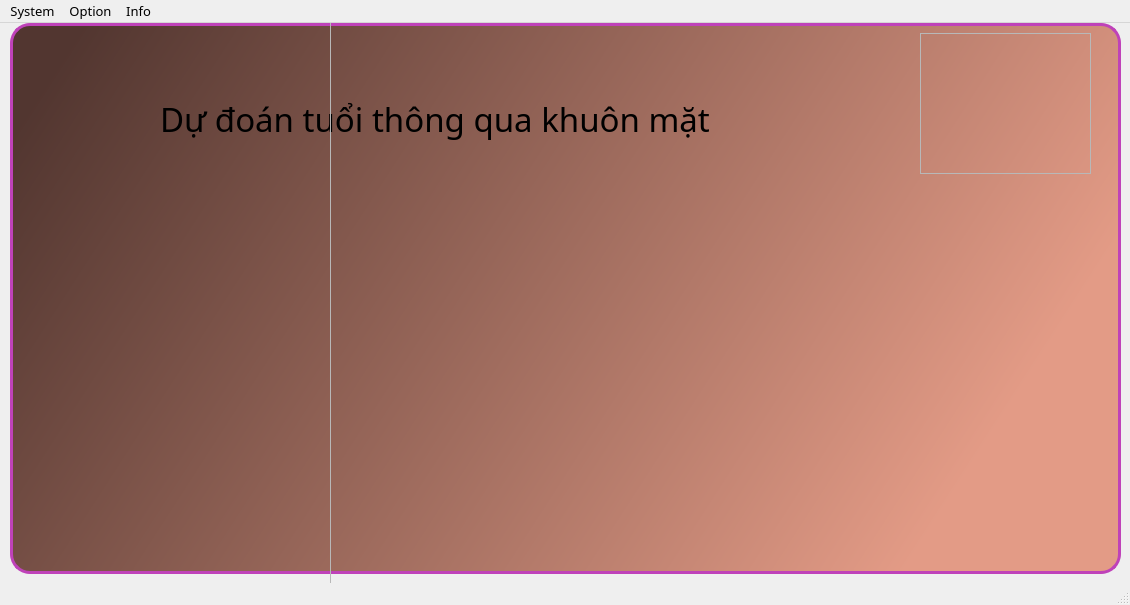
<?xml version="1.0" encoding="UTF-8"?>
<ui version="4.0">
 <class>MainWindow</class>
 <widget class="QMainWindow" name="MainWindow">
  <property name="geometry">
   <rect>
    <x>0</x>
    <y>0</y>
    <width>1130</width>
    <height>605</height>
   </rect>
  </property>
  <property name="minimumSize">
   <size>
    <width>1130</width>
    <height>605</height>
   </size>
  </property>
  <property name="maximumSize">
   <size>
    <width>1130</width>
    <height>605</height>
   </size>
  </property>
  <property name="windowTitle">
   <string>MainWindow</string>
  </property>
  <widget class="QWidget" name="centralwidget">
   <widget class="QFrame" name="BG_Frame">
    <property name="geometry">
     <rect>
      <x>10</x>
      <y>0</y>
      <width>1111</width>
      <height>551</height>
     </rect>
    </property>
    <property name="styleSheet">
     <string notr="true">border: 3px solid rgb(191, 66, 185);
background-color: qlineargradient(spread:pad, x1:0.00497512, y1:0.188, x2:0.965174, y2:0.494, stop:0 rgba(82, 54, 48, 255), stop:1 rgba(227, 155, 134, 255));
border-radius: 20px;</string>
    </property>
    <property name="frameShape">
     <enum>QFrame::StyledPanel</enum>
    </property>
    <property name="frameShadow">
     <enum>QFrame::Raised</enum>
    </property>
    <widget class="QLabel" name="label">
     <property name="geometry">
      <rect>
       <x>150</x>
       <y>20</y>
       <width>731</width>
       <height>151</height>
      </rect>
     </property>
     <property name="font">
      <font>
       <family>MV Boli</family>
       <pointsize>25</pointsize>
       <weight>50</weight>
       <bold>false</bold>
      </font>
     </property>
     <property name="styleSheet">
      <string notr="true">border: none;
background-color: none;</string>
     </property>
     <property name="text">
      <string>Dự đoán tuổi thông qua khuôn mặt</string>
     </property>
    </widget>
   </widget>
   <widget class="QFrame" name="Image_Frame">
    <property name="geometry">
     <rect>
      <x>330</x>
      <y>-270</y>
      <width>911</width>
      <height>1221</height>
     </rect>
    </property>
    <property name="styleSheet">
     <string notr="true">image: url(Image/Image.jpg);</string>
    </property>
    <property name="frameShape">
     <enum>QFrame::StyledPanel</enum>
    </property>
    <property name="frameShadow">
     <enum>QFrame::Raised</enum>
    </property>
    <widget class="QFrame" name="Logo_Frame">
     <property name="geometry">
      <rect>
       <x>590</x>
       <y>280</y>
       <width>171</width>
       <height>141</height>
      </rect>
     </property>
     <property name="styleSheet">
      <string notr="true">image: url(Image/img.jpg);</string>
     </property>
     <property name="frameShape">
      <enum>QFrame::StyledPanel</enum>
     </property>
     <property name="frameShadow">
      <enum>QFrame::Raised</enum>
     </property>
    </widget>
   </widget>
  </widget>
  <widget class="QMenuBar" name="menubar">
   <property name="geometry">
    <rect>
     <x>0</x>
     <y>0</y>
     <width>1130</width>
     <height>28</height>
    </rect>
   </property>
   <property name="font">
    <font>
     <family>MV Boli</family>
     <pointsize>10</pointsize>
    </font>
   </property>
   <widget class="QMenu" name="menuSystem">
    <property name="title">
     <string>System</string>
    </property>
    <addaction name="separator"/>
    <addaction name="actionCamera"/>
    <addaction name="separator"/>
    <addaction name="actionImage"/>
   </widget>
   <widget class="QMenu" name="menuOption">
    <property name="title">
     <string>Option</string>
    </property>
    <addaction name="actionChange_Camera"/>
   </widget>
   <widget class="QMenu" name="menuInfo">
    <property name="title">
     <string>Info</string>
    </property>
    <addaction name="actionAuthor"/>
   </widget>
   <addaction name="menuSystem"/>
   <addaction name="menuOption"/>
   <addaction name="menuInfo"/>
  </widget>
  <widget class="QStatusBar" name="statusbar"/>
  <action name="actionCamera">
   <property name="text">
    <string>Camera</string>
   </property>
   <property name="font">
    <font>
     <family>MV Boli</family>
     <pointsize>10</pointsize>
    </font>
   </property>
   <property name="shortcut">
    <string>Ctrl+C</string>
   </property>
   <property name="shortcutContext">
    <enum>Qt::WindowShortcut</enum>
   </property>
  </action>
  <action name="actionImage">
   <property name="text">
    <string>Image</string>
   </property>
   <property name="font">
    <font>
     <family>MV Boli</family>
     <pointsize>10</pointsize>
    </font>
   </property>
   <property name="shortcut">
    <string>Ctrl+I</string>
   </property>
  </action>
  <action name="actionChange_Camera">
   <property name="text">
    <string>Change Camera</string>
   </property>
   <property name="font">
    <font>
     <family>MV Boli</family>
     <pointsize>10</pointsize>
    </font>
   </property>
   <property name="shortcut">
    <string>Ctrl+O</string>
   </property>
  </action>
  <action name="actionAuthor">
   <property name="text">
    <string>Author</string>
   </property>
   <property name="font">
    <font>
     <family>MV Boli</family>
     <pointsize>10</pointsize>
    </font>
   </property>
   <property name="shortcut">
    <string>Ctrl+I</string>
   </property>
  </action>
 </widget>
 <resources>
  <include location="../../Image_Gui/Predict_Age.qrc"/>
 </resources>
 <connections/>
</ui>
